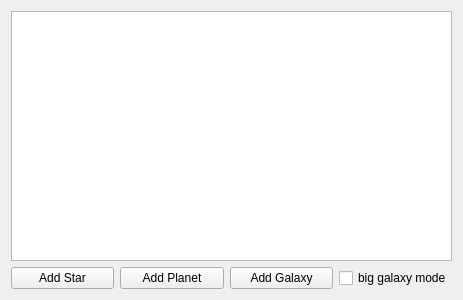
<?xml version="1.0" encoding="UTF-8"?>
<ui version="4.0">
 <class>Form</class>
 <widget class="QWidget" name="Form">
  <property name="geometry">
   <rect>
    <x>0</x>
    <y>0</y>
    <width>463</width>
    <height>300</height>
   </rect>
  </property>
  <property name="windowTitle">
   <string>Form</string>
  </property>
  <layout class="QGridLayout" name="gridLayout">
   <item row="1" column="0">
    <layout class="QHBoxLayout" name="horizontalLayout">
     <item>
      <widget class="QPushButton" name="add_star">
       <property name="text">
        <string>Add Star</string>
       </property>
      </widget>
     </item>
     <item>
      <widget class="QPushButton" name="add_planet">
       <property name="text">
        <string>Add Planet</string>
       </property>
      </widget>
     </item>
     <item>
      <widget class="QPushButton" name="add_galaxy">
       <property name="text">
        <string>Add Galaxy</string>
       </property>
      </widget>
     </item>
     <item>
      <widget class="QCheckBox" name="option">
       <property name="text">
        <string>big galaxy mode</string>
       </property>
      </widget>
     </item>
    </layout>
   </item>
   <item row="0" column="0">
    <widget class="QListWidget" name="list"/>
   </item>
  </layout>
 </widget>
 <resources/>
 <connections/>
</ui>
